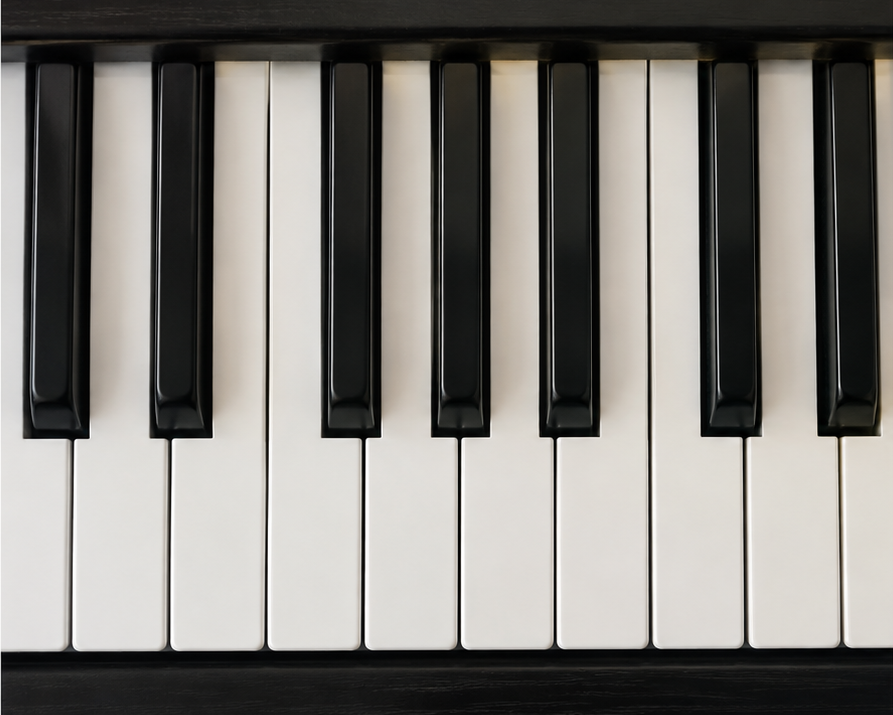
#> input picture memory/originals/supplied_piano_1.png, 893 x 715 px
$ python image_conversion_script.py ../../memory/originals/supplied_piano_1.png ../../memory/originals/supplied_piano_2.png
#> lines starting #> are read from the running program, lines starting #| are printed output that depends on the picture
#!/usr/bin/env python3
"""Any picture -> 320x240 8-bit grey .mif + .hex + .png, ready for image_rom.sv.
(Mini-Project 2's tools/image_to_mif.py with the writers it imported from make_barcode.py in the same
file, so this one script is everything the pictures need.)

    python3 tools/video/image_conversion_script.py tutor_photo.jpg memory/piano2

Resizes to fit 320x240 (letterboxed with grey borders) and converts to greyscale. For the demo, run this on
the tutor's photograph and recompile: piano2.mif is the ROM behind SW4..3 = 2.

    .mif  Quartus initialises the image ROM from it (runs of equal pixels are written as address ranges,
          so the file stays small) -- make_barcode.py's writer, unchanged
    .hex  the same pixels for $readmemh in simulation
    .png  to look at

Other scripts import convert() and write_all() from here (make_piano_images.py).
"""
import sys

import numpy as np

W, H = 320, 240


def write_mif(path, img):
    flat = np.asarray(img, dtype=np.uint8).flatten()
    lines = ["WIDTH=8;", f"DEPTH={flat.size};", "ADDRESS_RADIX=UNS;", "DATA_RADIX=HEX;", "CONTENT BEGIN"]
    i = 0
    while i < flat.size:
        j = i
        while j + 1 < flat.size and flat[j + 1] == flat[i]:
            j += 1
        lines.append(f"  [{i}..{j}] : {flat[i]:02X};" if j > i else f"  {i} : {flat[i]:02X};")
        i = j + 1
    lines.append("END;")
    open(path, "w").write("\n".join(lines) + "\n")


def write_hex(path, img):
    flat = np.asarray(img, dtype=np.uint8).flatten()
    open(path, "w").write("\n".join(f"{v:02X}" for v in flat) + "\n")


def write_png(path, img):
    try:
        from PIL import Image
        Image.fromarray(np.asarray(img, dtype=np.uint8), "L").save(path)
    except ImportError:
        pass


def write_all(stem, img):
    """stem.mif, stem.hex and stem.png from a W x H array (rounded and clipped to 0..255)."""
    img = np.clip(np.round(img), 0, 255).astype(np.uint8)
    write_mif(stem + ".mif", img)
    write_hex(stem + ".hex", img)
    write_png(stem + ".png", img)
    return img


def convert(src):
    """A picture file -> W x H uint8 array: greyscale, fitted inside W x H, grey (128) letterbox."""
    from PIL import Image
    im = Image.open(src).convert("L")
    im.thumbnail((W, H))
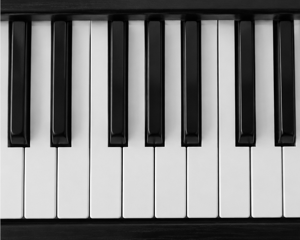
#> im: PIL image 300x240 L; min 0, max 254, mean 126.9
    canvas = Image.new("L", (W, H), 128)
#> canvas: PIL image 320x240 L; every value is 128
    canvas.paste(im, ((W - im.width) // 2, (H - im.height) // 2))
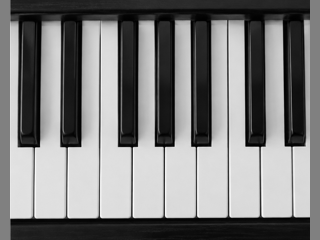
#> canvas: PIL image 320x240 L; min 0, max 254, mean 127
    return np.asarray(canvas, dtype=np.uint8), (im.width, im.height)


if __name__ == "__main__":
    if len(sys.argv) != 3:
        sys.exit(__doc__)
    src, out = sys.argv[1], sys.argv[2]
    img, (w, h) = convert(src)
#> w = 300; h = 240
    write_all(out, img)
#> after the loop in write_mif, `while i < flat.size:`: lines = 50462 items
    print(f"wrote {out}.mif/.hex/.png from {src} ({w}x{h} inside {W}x{H})")
#| wrote ../../memory/originals/supplied_piano_2.png.mif/.hex/.png from ../../memory/originals/supplied_piano_1.png (300x240 inside 320x240)
